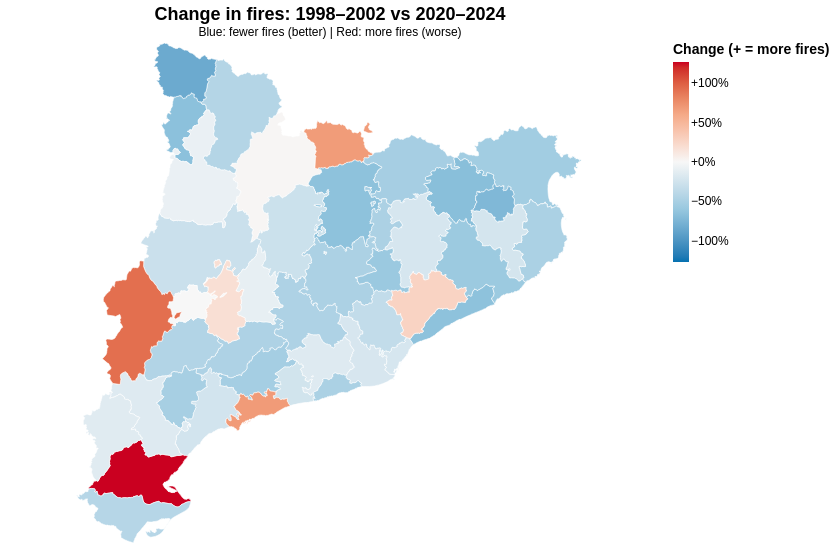

Notebook code for this chart:
### Code cell
comarca_map = comarca_base_map(boundaries).transform_lookup(
    lookup="properties.CODICOMAR", from_=alt.LookupData(
        comparison,
        "code",
        ["before", "after", "change"],
    )
).encode(
    color=alt.condition(
        "isValid(datum.change)",
        alt.Color(
            "change:Q",
            title="Change (+ = more fires)",
            scale=alt.Scale(domain=[-limit, -limit / 2, 0, limit / 2, limit], range=rdbu),
            legend=alt.Legend(format="+.0%"),
        ),
        alt.value("#bdbdbd"),
    ),
    tooltip=[alt.Tooltip("properties.NOMCOMAR:N", title="Comarca"), alt.Tooltip("before:Q", title="Fires 1998–2002"), alt.Tooltip("after:Q", title="Fires 2020–2024"), alt.Tooltip("change:Q", title="Change", format="+.1%")]
).project(type="identity", reflectY=True).properties(width=650, height=500, title=alt.TitleParams(
    text="Change in fires: 1998–2002 vs 2020–2024",
    subtitle="Blue: fewer fires (better) | Red: more fires (worse)",
)).configure_view(stroke=None)
comarca_view = format_chart(comarca_map)
comarca_view

### Figure 1 — Vega-Lite specification as saved in the notebook (floating-point values rounded to 4 significant figures; data arrays with more than 128 entries replaced by an {"elided": "..."} marker saying what was removed)
{"config": {"view": {"continuousWidth": 300, "continuousHeight": 300, "stroke": null}, "axis": {"labelFontSize": 12, "titleFontSize": 14}, "legend": {"labelFontSize": 12, "titleFontSize": 14}, "title": {"fontSize": 18, "subtitleFontSize": 12}}, "data": {"values": [{"geometry": {"coordinates": {"elided": "1x380x2 float values"}, "type": "Polygon"}, "properties": {"CODICOMAR": "01", "NOMCOMAR": "Alt Camp"}, "type": "Feature"}, {"geometry": {"coordinates": {"elided": "561 rows, 6730 float values in total"}, "type": "MultiPolygon"}, "properties": {"CODICOMAR": "02", "NOMCOMAR": "Alt Empordà"}, "type": "Feature"}, {"geometry": {"coordinates": {"elided": "2 rows, 812 float values in total"}, "type": "Polygon"}, "properties": {"CODICOMAR": "03", "NOMCOMAR": "Alt Penedès"}, "type": "Feature"}, {"geometry": {"coordinates": {"elided": "2 rows, 1164 float values in total"}, "type": "MultiPolygon"}, "properties": {"CODICOMAR": "04", "NOMCOMAR": "Alt Urgell"}, "type": "Feature"}, {"geometry": {"coordinates": {"elided": "1x329x2 float values"}, "type": "Polygon"}, "properties": {"CODICOMAR": "05", "NOMCOMAR": "Alta Ribagorça"}, "type": "Feature"}, {"geometry": {"coordinates": {"elided": "1x567x2 float values"}, "type": "Polygon"}, "properties": {"CODICOMAR": "06", "NOMCOMAR": "Anoia"}, "type": "Feature"}, {"geometry": {"coordinates": {"elided": "3 rows, 1310 float values in total"}, "type": "Polygon"}, "properties": {"CODICOMAR": "07", "NOMCOMAR": "Bages"}, "type": "Feature"}, {"geometry": {"coordinates": {"elided": "12 rows, 1072 float values in total"}, "type": "MultiPolygon"}, "properties": {"CODICOMAR": "08", "NOMCOMAR": "Baix Camp"}, "type": "Feature"}, {"geometry": {"coordinates": {"elided": "52 rows, 1604 float values in total"}, "type": "MultiPolygon"}, "properties": {"CODICOMAR": "09", "NOMCOMAR": "Baix Ebre"}, "type": "Feature"}, {"geometry": {"coordinates": {"elided": "593 rows, 6042 float values in total"}, "type": "MultiPolygon"}, "properties": {"CODICOMAR": "10", "NOMCOMAR": "Baix Empordà"}, "type": "Feature"}, {"geometry": {"coordinates": {"elided": "2 rows, 810 float values in total"}, "type": "Polygon"}, "properties": {"CODICOMAR": "11", "NOMCOMAR": "Baix Llobregat"}, "type": "Feature"}, {"geometry": {"coordinates": {"elided": "6 rows, 620 float values in total"}, "type": "MultiPolygon"}, "properties": {"CODICOMAR": "12", "NOMCOMAR": "Baix Penedès"}, "type": "Feature"}, {"geometry": {"coordinates": {"elided": "34 rows, 1024 float values in total"}, "type": "MultiPolygon"}, "properties": {"CODICOMAR": "13", "NOMCOMAR": "Barcelonès"}, "type": "Feature"}, {"geometry": {"coordinates": {"elided": "4 rows, 1544 float values in total"}, "type": "MultiPolygon"}, "properties": {"CODICOMAR": "14", "NOMCOMAR": "Berguedà"}, "type": "Feature"}, {"geometry": {"coordinates": {"elided": "2 rows, 574 float values in total"}, "type": "MultiPolygon"}, "properties": {"CODICOMAR": "15", "NOMCOMAR": "Cerdanya"}, "type": "Feature"}, {"geometry": {"coordinates": {"elided": "1x419x2 float values"}, "type": "Polygon"}, "properties": {"CODICOMAR": "16", "NOMCOMAR": "Conca de Barberà"}, "type": "Feature"}, {"geometry": {"coordinates": {"elided": "31 rows, 890 float values in total"}, "type": "MultiPolygon"}, "properties": {"CODICOMAR": "17", "NOMCOMAR": "Garraf"}, "type": "Feature"}, {"geometry": {"coordinates": {"elided": "1x322x2 float values"}, "type": "Polygon"}, "properties": {"CODICOMAR": "18", "NOMCOMAR": "Garrigues"}, "type": "Feature"}, {"geometry": {"coordinates": {"elided": "1x448x2 float values"}, "type": "Polygon"}, "properties": {"CODICOMAR": "19", "NOMCOMAR": "Garrotxa"}, "type": "Feature"}, {"geometry": {"coordinates": {"elided": "1x400x2 float values"}, "type": "Polygon"}, "properties": {"CODICOMAR": "20", "NOMCOMAR": "Gironès"}, "type": "Feature"}, {"geometry": {"coordinates": {"elided": "6 rows, 704 float values in total"}, "type": "MultiPolygon"}, "properties": {"CODICOMAR": "21", "NOMCOMAR": "Maresme"}, "type": "Feature"}, {"geometry": {"coordinates": {"elided": "92 rows, 2028 float values in total"}, "type": "MultiPolygon"}, "properties": {"CODICOMAR": "22", "NOMCOMAR": "Montsià"}, "type": "Feature"}, {"geometry": {"coordinates": {"elided": "3 rows, 1220 float values in total"}, "type": "Polygon"}, "properties": {"CODICOMAR": "23", "NOMCOMAR": "Noguera"}, "type": "Feature"}, {"geometry": {"coordinates": {"elided": "1x610x2 float values"}, "type": "Polygon"}, "properties": {"CODICOMAR": "24", "NOMCOMAR": "Osona"}, "type": "Feature"}, {"geometry": {"coordinates": {"elided": "2 rows, 1140 float values in total"}, "type": "MultiPolygon"}, "properties": {"CODICOMAR": "25", "NOMCOMAR": "Pallars Jussà"}, "type": "Feature"}, {"geometry": {"coordinates": {"elided": "1x520x2 float values"}, "type": "Polygon"}, "properties": {"CODICOMAR": "26", "NOMCOMAR": "Pallars Sobirà"}, "type": "Feature"}, {"geometry": {"coordinates": {"elided": "3 rows, 440 float values in total"}, "type": "MultiPolygon"}, "properties": {"CODICOMAR": "27", "NOMCOMAR": "Pla d'Urgell"}, "type": "Feature"}, {"geometry": {"coordinates": {"elided": "1x247x2 float values"}, "type": "Polygon"}, "properties": {"CODICOMAR": "28", "NOMCOMAR": "Pla de l'Estany"}, "type": "Feature"}, {"geometry": {"coordinates": {"elided": "1x340x2 float values"}, "type": "Polygon"}, "properties": {"CODICOMAR": "29", "NOMCOMAR": "Priorat"}, "type": "Feature"}, {"geometry": {"coordinates": {"elided": "1x617x2 float values"}, "type": "Polygon"}, "properties": {"CODICOMAR": "30", "NOMCOMAR": "Ribera d'Ebre"}, "type": "Feature"}, {"geometry": {"coordinates": {"elided": "2 rows, 1206 float values in total"}, "type": "MultiPolygon"}, "properties": {"CODICOMAR": "31", "NOMCOMAR": "Ripollès"}, "type": "Feature"}, {"geometry": {"coordinates": {"elided": "1x337x2 float values"}, "type": "Polygon"}, "properties": {"CODICOMAR": "32", "NOMCOMAR": "Segarra"}, "type": "Feature"}, {"geometry": {"coordinates": {"elided": "2 rows, 752 float values in total"}, "type": "MultiPolygon"}, "properties": {"CODICOMAR": "33", "NOMCOMAR": "Segrià"}, "type": "Feature"}, {"geometry": {"coordinates": {"elided": "182 rows, 2636 float values in total"}, "type": "MultiPolygon"}, "properties": {"CODICOMAR": "34", "NOMCOMAR": "Selva"}, "type": "Feature"}, {"geometry": {"coordinates": {"elided": "5 rows, 1492 float values in total"}, "type": "MultiPolygon"}, "properties": {"CODICOMAR": "35", "NOMCOMAR": "Solsonès"}, "type": "Feature"}, {"geometry": {"coordinates": {"elided": "20 rows, 1028 float values in total"}, "type": "MultiPolygon"}, "properties": {"CODICOMAR": "36", "NOMCOMAR": "Tarragonès"}, "type": "Feature"}, {"geometry": {"coordinates": {"elided": "1x487x2 float values"}, "type": "Polygon"}, "properties": {"CODICOMAR": "37", "NOMCOMAR": "Terra Alta"}, "type": "Feature"}, {"geometry": {"coordinates": {"elided": "4 rows, 762 float values in total"}, "type": "MultiPolygon"}, "properties": {"CODICOMAR": "38", "NOMCOMAR": "Urgell"}, "type": "Feature"}, {"geometry": {"coordinates": {"elided": "1x342x2 float values"}, "type": "Polygon"}, "properties": {"CODICOMAR": "39", "NOMCOMAR": "Val d'Aran"}, "type": "Feature"}, {"geometry": {"coordinates": {"elided": "1x412x2 float values"}, "type": "Polygon"}, "properties": {"CODICOMAR": "40", "NOMCOMAR": "Vallès Occidental"}, "type": "Feature"}, {"geometry": {"coordinates": {"elided": "1x433x2 float values"}, "type": "Polygon"}, "properties": {"CODICOMAR": "41", "NOMCOMAR": "Vallès Oriental"}, "type": "Feature"}, {"geometry": {"coordinates": {"elided": "1x276x2 float values"}, "type": "Polygon"}, "properties": {"CODICOMAR": "42", "NOMCOMAR": "Moianès"}, "type": "Feature"}, {"geometry": {"coordinates": {"elided": "2 rows, 528 float values in total"}, "type": "MultiPolygon"}, "properties": {"CODICOMAR": "43", "NOMCOMAR": "Lluçanès"}, "type": "Feature"}]}, "mark": {"type": "geoshape", "stroke": "white", "strokeWidth": 0.6}, "encoding": {"color": {"condition": {"test": "isValid(datum.change)", "field": "change", "legend": {"format": "+.0%"}, "scale": {"domain": [-1.273, -0.6364, 0, 0.6364, 1.273], "range": ["#0571b0", "#92c5de", "#f7f7f7", "#f4a582", "#ca0020"]}, "title": "Change (+ = more fires)", "type": "quantitative"}, "value": "#bdbdbd"}, "tooltip": [{"field": "properties.NOMCOMAR", "title": "Comarca", "type": "nominal"}, {"field": "before", "title": "Fires 1998–2002", "type": "quantitative"}, {"field": "after", "title": "Fires 2020–2024", "type": "quantitative"}, {"field": "change", "format": "+.1%", "title": "Change", "type": "quantitative"}]}, "height": 500, "projection": {"reflectY": true, "type": "identity"}, "title": {"text": "Change in fires: 1998–2002 vs 2020–2024", "subtitle": "Blue: fewer fires (better) | Red: more fires (worse)"}, "transform": [{"lookup": "properties.CODICOMAR", "from": {"data": {"name": "data-a82909850302e38faffb498e1e8275c4"}, "key": "code", "fields": ["before", "after", "change"]}}], "width": 650, "$schema": "https://vega.github.io/schema/vega-lite/v6.4.1.json", "datasets": {"data-a82909850302e38faffb498e1e8275c4": [{"code": "01", "before": 75, "after": 36, "change": -0.52}, {"code": "02", "before": 238, "after": 110, "change": -0.5378}, {"code": "03", "before": 150, "after": 126, "change": -0.16}, {"code": "04", "before": 62, "after": 63, "change": 0.01613}, {"code": "05", "before": 33, "after": 11, "change": -0.6667}, {"code": "06", "before": 171, "after": 91, "change": -0.4678}, {"code": "07", "before": 193, "after": 100, "change": -0.4819}, {"code": "08", "before": 79, "after": 60, "change": -0.2405}, {"code": "09", "before": 55, "after": 125, "change": 1.273}, {"code": "10", "before": 232, "after": 119, "change": -0.4871}, {"code": "11", "before": 195, "after": 154, "change": -0.2103}, {"code": "12", "before": 53, "after": 40, "change": -0.2453}, {"code": "13", "before": 89, "after": 70, "change": -0.2135}, {"code": "14", "before": 105, "after": 36, "change": -0.6571}, {"code": "15", "before": 19, "after": 32, "change": 0.6842}, {"code": "16", "before": 109, "after": 58, "change": -0.4679}, {"code": "17", "before": 64, "after": 33, "change": -0.4844}, {"code": "18", "before": 90, "after": 50, "change": -0.4444}, {"code": "19", "before": 54, "after": 17, "change": -0.6852}, {"code": "20", "before": 147, "after": 114, "change": -0.2245}, {"code": "21", "before": 143, "after": 49, "change": -0.6573}, {"code": "22", "before": 53, "after": 31, "change": -0.4151}, {"code": "23", "before": 118, "after": 84, "change": -0.2881}, {"code": "24", "before": 65, "after": 51, "change": -0.2154}, {"code": "25", "before": 59, "after": 54, "change": -0.08475}, {"code": "26", "before": 58, "after": 33, "change": -0.431}, {"code": "27", "before": 3, "after": 3, "change": 0.0}, {"code": "28", "before": 56, "after": 15, "change": -0.7321}, {"code": "29", "before": 57, "after": 28, "change": -0.5088}, {"code": "30", "before": 75, "after": 63, "change": -0.16}, {"code": "31", "before": 35, "after": 17, "change": -0.5143}, {"code": "32", "before": 19, "after": 17, "change": -0.1053}, {"code": "33", "before": 53, "after": 102, "change": 0.9245}, {"code": "34", "before": 217, "after": 92, "change": -0.576}, {"code": "35", "before": 67, "after": 48, "change": -0.2836}, {"code": "36", "before": 45, "after": 76, "change": 0.6889}, {"code": "37", "before": 54, "after": 46, "change": -0.1481}, {"code": "38", "before": 32, "after": 38, "change": 0.1875}, {"code": "39", "before": 25, "after": 4, "change": -0.84}, {"code": "40", "before": 248, "after": 164, "change": -0.3387}, {"code": "41", "before": 101, "after": 129, "change": 0.2772}, {"code": "42", "before": 41, "after": 17, "change": -0.5854}, {"code": "43", "before": 23, "after": 12, "change": -0.4783}]}}
